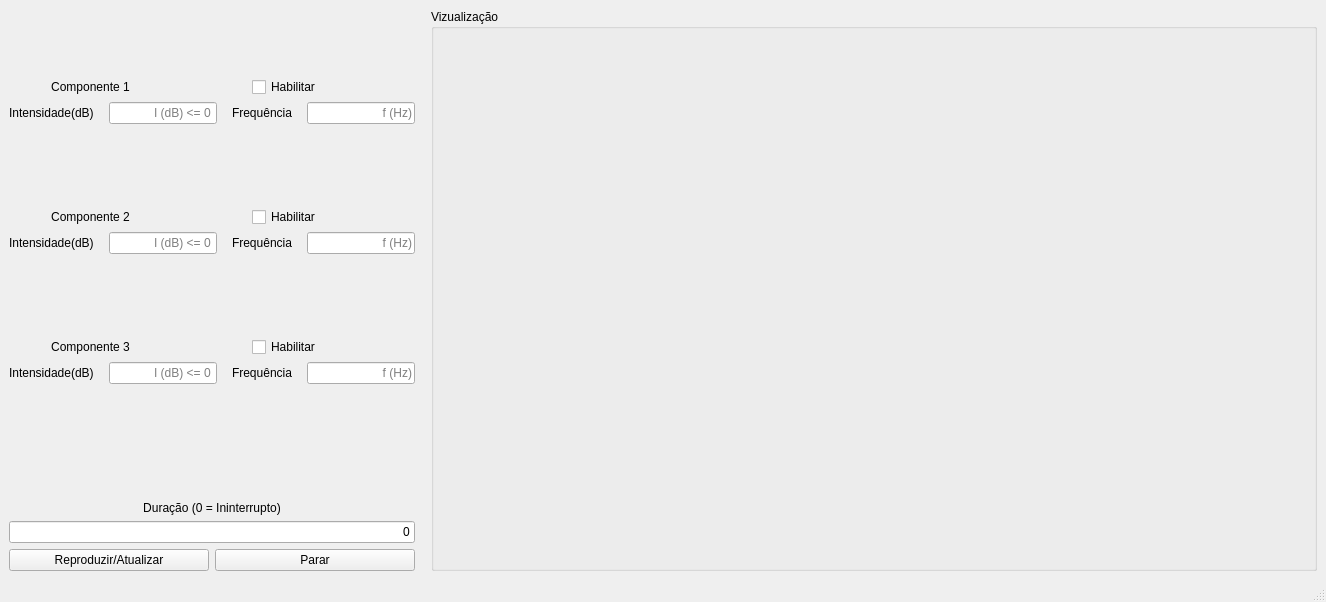
<?xml version="1.0" encoding="UTF-8"?>
<ui version="4.0">
 <class>MainWindow</class>
 <widget class="QMainWindow" name="MainWindow">
  <property name="geometry">
   <rect>
    <x>0</x>
    <y>0</y>
    <width>1326</width>
    <height>602</height>
   </rect>
  </property>
  <property name="sizePolicy">
   <sizepolicy hsizetype="Preferred" vsizetype="Preferred">
    <horstretch>0</horstretch>
    <verstretch>0</verstretch>
   </sizepolicy>
  </property>
  <property name="minimumSize">
   <size>
    <width>1000</width>
    <height>300</height>
   </size>
  </property>
  <property name="windowTitle">
   <string>MainWindow</string>
  </property>
  <widget class="QWidget" name="centralwidget">
   <layout class="QHBoxLayout" name="horizontalLayout_8" stretch="0,0,1">
    <item>
     <layout class="QVBoxLayout" name="verticalLayout_5" stretch="1,0,0,0,0">
      <item>
       <layout class="QVBoxLayout" name="verticalLayout_4" stretch="0,0,0,0,0">
        <property name="spacing">
         <number>5</number>
        </property>
        <property name="sizeConstraint">
         <enum>QLayout::SetMinimumSize</enum>
        </property>
        <item>
         <layout class="QVBoxLayout" name="verticalLayout">
          <item>
           <layout class="QHBoxLayout" name="horizontalLayout_5">
            <property name="spacing">
             <number>80</number>
            </property>
            <item>
             <widget class="QLabel" name="label_2">
              <property name="layoutDirection">
               <enum>Qt::LeftToRight</enum>
              </property>
              <property name="text">
               <string>Componente 1</string>
              </property>
              <property name="alignment">
               <set>Qt::AlignCenter</set>
              </property>
             </widget>
            </item>
            <item>
             <widget class="QCheckBox" name="checkBox">
              <property name="text">
               <string>Habilitar</string>
              </property>
             </widget>
            </item>
           </layout>
          </item>
          <item>
           <layout class="QHBoxLayout" name="horizontalLayout">
            <property name="spacing">
             <number>15</number>
            </property>
            <item>
             <widget class="QLabel" name="label_3">
              <property name="text">
               <string>Intensidade(dB)</string>
              </property>
             </widget>
            </item>
            <item>
             <widget class="QLineEdit" name="lineEdit_2">
              <property name="inputMethodHints">
               <set>Qt::ImhDigitsOnly</set>
              </property>
              <property name="alignment">
               <set>Qt::AlignRight|Qt::AlignTrailing|Qt::AlignVCenter</set>
              </property>
              <property name="placeholderText">
               <string>I (dB) &lt;= 0 </string>
              </property>
             </widget>
            </item>
            <item>
             <widget class="QLabel" name="label_4">
              <property name="text">
               <string>Frequência</string>
              </property>
             </widget>
            </item>
            <item>
             <widget class="QLineEdit" name="lineEdit">
              <property name="inputMethodHints">
               <set>Qt::ImhDigitsOnly</set>
              </property>
              <property name="alignment">
               <set>Qt::AlignRight|Qt::AlignTrailing|Qt::AlignVCenter</set>
              </property>
              <property name="placeholderText">
               <string>f (Hz)</string>
              </property>
             </widget>
            </item>
           </layout>
          </item>
         </layout>
        </item>
        <item>
         <spacer name="verticalSpacer_2">
          <property name="orientation">
           <enum>Qt::Vertical</enum>
          </property>
          <property name="sizeType">
           <enum>QSizePolicy::Minimum</enum>
          </property>
          <property name="sizeHint" stdset="0">
           <size>
            <width>20</width>
            <height>10</height>
           </size>
          </property>
         </spacer>
        </item>
        <item>
         <layout class="QVBoxLayout" name="verticalLayout_2">
          <item>
           <layout class="QHBoxLayout" name="horizontalLayout_6">
            <property name="spacing">
             <number>80</number>
            </property>
            <item>
             <widget class="QLabel" name="label_5">
              <property name="layoutDirection">
               <enum>Qt::LeftToRight</enum>
              </property>
              <property name="text">
               <string>Componente 2</string>
              </property>
              <property name="alignment">
               <set>Qt::AlignCenter</set>
              </property>
             </widget>
            </item>
            <item>
             <widget class="QCheckBox" name="checkBox_2">
              <property name="text">
               <string>Habilitar</string>
              </property>
             </widget>
            </item>
           </layout>
          </item>
          <item>
           <layout class="QHBoxLayout" name="horizontalLayout_2">
            <property name="spacing">
             <number>15</number>
            </property>
            <item>
             <widget class="QLabel" name="label_6">
              <property name="text">
               <string>Intensidade(dB)</string>
              </property>
             </widget>
            </item>
            <item>
             <widget class="QLineEdit" name="lineEdit_3">
              <property name="inputMethodHints">
               <set>Qt::ImhDigitsOnly</set>
              </property>
              <property name="alignment">
               <set>Qt::AlignRight|Qt::AlignTrailing|Qt::AlignVCenter</set>
              </property>
              <property name="placeholderText">
               <string>I (dB) &lt;= 0 </string>
              </property>
             </widget>
            </item>
            <item>
             <widget class="QLabel" name="label_7">
              <property name="text">
               <string>Frequência</string>
              </property>
             </widget>
            </item>
            <item>
             <widget class="QLineEdit" name="lineEdit_4">
              <property name="inputMethodHints">
               <set>Qt::ImhDigitsOnly</set>
              </property>
              <property name="alignment">
               <set>Qt::AlignRight|Qt::AlignTrailing|Qt::AlignVCenter</set>
              </property>
              <property name="placeholderText">
               <string>f (Hz)</string>
              </property>
             </widget>
            </item>
           </layout>
          </item>
         </layout>
        </item>
        <item>
         <spacer name="verticalSpacer_3">
          <property name="orientation">
           <enum>Qt::Vertical</enum>
          </property>
          <property name="sizeType">
           <enum>QSizePolicy::Minimum</enum>
          </property>
          <property name="sizeHint" stdset="0">
           <size>
            <width>20</width>
            <height>10</height>
           </size>
          </property>
         </spacer>
        </item>
        <item>
         <layout class="QVBoxLayout" name="verticalLayout_3">
          <item>
           <layout class="QHBoxLayout" name="horizontalLayout_7">
            <property name="spacing">
             <number>80</number>
            </property>
            <item>
             <widget class="QLabel" name="label_8">
              <property name="layoutDirection">
               <enum>Qt::LeftToRight</enum>
              </property>
              <property name="text">
               <string>Componente 3</string>
              </property>
              <property name="alignment">
               <set>Qt::AlignCenter</set>
              </property>
             </widget>
            </item>
            <item>
             <widget class="QCheckBox" name="checkBox_3">
              <property name="text">
               <string>Habilitar</string>
              </property>
             </widget>
            </item>
           </layout>
          </item>
          <item>
           <layout class="QHBoxLayout" name="horizontalLayout_3">
            <property name="spacing">
             <number>15</number>
            </property>
            <item>
             <widget class="QLabel" name="label_9">
              <property name="text">
               <string>Intensidade(dB)</string>
              </property>
             </widget>
            </item>
            <item>
             <widget class="QLineEdit" name="lineEdit_5">
              <property name="inputMethodHints">
               <set>Qt::ImhDigitsOnly</set>
              </property>
              <property name="alignment">
               <set>Qt::AlignRight|Qt::AlignTrailing|Qt::AlignVCenter</set>
              </property>
              <property name="placeholderText">
               <string>I (dB) &lt;= 0 </string>
              </property>
             </widget>
            </item>
            <item>
             <widget class="QLabel" name="label_10">
              <property name="text">
               <string>Frequência</string>
              </property>
             </widget>
            </item>
            <item>
             <widget class="QLineEdit" name="lineEdit_6">
              <property name="inputMethodHints">
               <set>Qt::ImhDigitsOnly</set>
              </property>
              <property name="alignment">
               <set>Qt::AlignRight|Qt::AlignTrailing|Qt::AlignVCenter</set>
              </property>
              <property name="placeholderText">
               <string>f (Hz)</string>
              </property>
             </widget>
            </item>
           </layout>
          </item>
         </layout>
        </item>
       </layout>
      </item>
      <item>
       <spacer name="verticalSpacer">
        <property name="orientation">
         <enum>Qt::Vertical</enum>
        </property>
        <property name="sizeType">
         <enum>QSizePolicy::MinimumExpanding</enum>
        </property>
        <property name="sizeHint" stdset="0">
         <size>
          <width>20</width>
          <height>40</height>
         </size>
        </property>
       </spacer>
      </item>
      <item>
       <widget class="QLabel" name="label_11">
        <property name="text">
         <string>Duração (0 = Ininterrupto)</string>
        </property>
        <property name="alignment">
         <set>Qt::AlignCenter</set>
        </property>
       </widget>
      </item>
      <item>
       <widget class="QLineEdit" name="lineEdit_7">
        <property name="inputMethodHints">
         <set>Qt::ImhDigitsOnly</set>
        </property>
        <property name="text">
         <string>0</string>
        </property>
        <property name="alignment">
         <set>Qt::AlignRight|Qt::AlignTrailing|Qt::AlignVCenter</set>
        </property>
        <property name="placeholderText">
         <string>t(seg)</string>
        </property>
       </widget>
      </item>
      <item>
       <layout class="QHBoxLayout" name="horizontalLayout_4">
        <item>
         <widget class="QPushButton" name="pushButton">
          <property name="text">
           <string>Reproduzir/Atualizar</string>
          </property>
         </widget>
        </item>
        <item>
         <widget class="QPushButton" name="pushButton_2">
          <property name="text">
           <string>Parar</string>
          </property>
         </widget>
        </item>
       </layout>
      </item>
     </layout>
    </item>
    <item>
     <spacer name="horizontalSpacer">
      <property name="orientation">
       <enum>Qt::Horizontal</enum>
      </property>
      <property name="sizeType">
       <enum>QSizePolicy::Fixed</enum>
      </property>
      <property name="sizeHint" stdset="0">
       <size>
        <width>10</width>
        <height>20</height>
       </size>
      </property>
     </spacer>
    </item>
    <item>
     <widget class="QGroupBox" name="groupBox">
      <property name="sizePolicy">
       <sizepolicy hsizetype="Expanding" vsizetype="Expanding">
        <horstretch>0</horstretch>
        <verstretch>0</verstretch>
       </sizepolicy>
      </property>
      <property name="title">
       <string>Vizualização</string>
      </property>
     </widget>
    </item>
   </layout>
  </widget>
  <widget class="QStatusBar" name="statusbar"/>
 </widget>
 <resources/>
 <connections/>
</ui>
